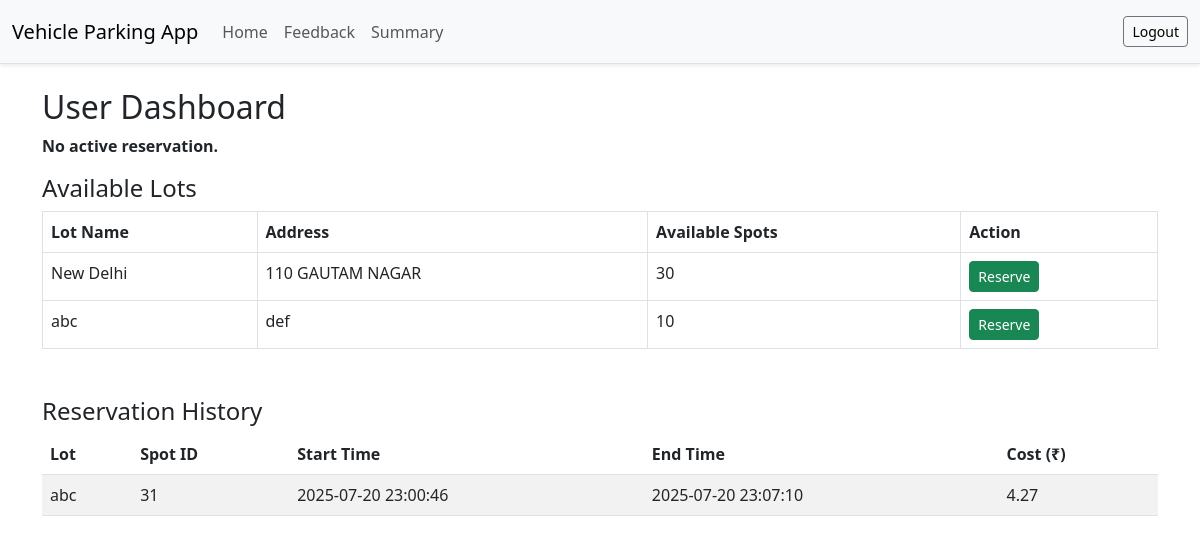
Page /user/dashboard (signed in) on the earlier database version.
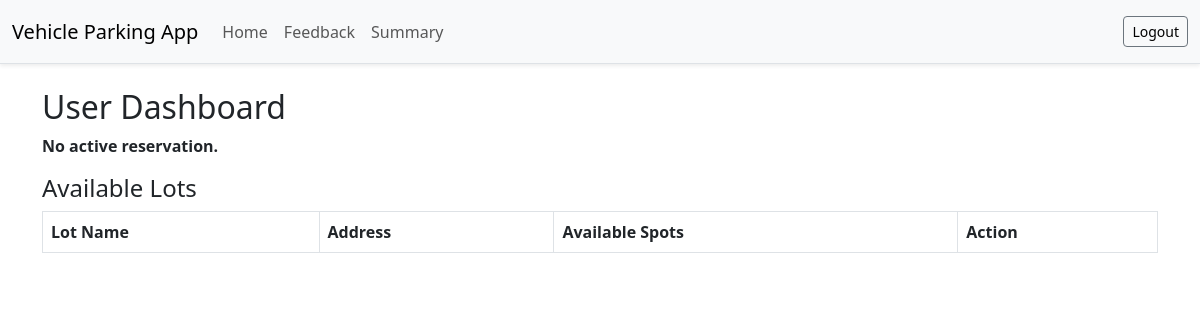
Same page on the later database version.
### models.py (models this page shows)
class ParkingLot(db.Model):
    id = db.Column(db.Integer, primary_key=True)
    name = db.Column(db.String(100), nullable=False)
    address = db.Column(db.String(200), nullable=False)
    pin_code = db.Column(db.String(10), nullable=False)
    price = db.Column(db.Float, nullable=False)
    max_spots = db.Column(db.Integer, nullable=False)
    spots = db.relationship('ParkingSpot', backref='lot', lazy=True)

class Reservation(db.Model):
    id = db.Column(db.Integer, primary_key=True)
    user_id = db.Column(db.Integer, db.ForeignKey('user.id'), nullable=False)
    spot_id = db.Column(db.Integer, db.ForeignKey('parking_spot.id'), nullable=False)
    parking_time = db.Column(db.DateTime, nullable=True)
    release_time = db.Column(db.DateTime, nullable=True)
    cost = db.Column(db.Float, nullable=True)
    vehicle_number = db.Column(db.String(20), nullable=False)
    rating = db.Column(db.Float, nullable=True)

class ParkingSpot(db.Model):
    id = db.Column(db.Integer, primary_key=True)
    lot_id = db.Column(db.Integer, db.ForeignKey('parking_lot.id'), nullable=False)
    status = db.Column(db.String(1), nullable=False, default='A')  # A = Available, O = Occupied
    reservations = db.relationship('Reservation', backref='spot', lazy=True)

### app.py (the view)
@app.route('/user/dashboard')
def user_dashboard():
    user_id = session.get('user')
    if not isinstance(user_id, int):
        return redirect(url_for('login'))
    lots = ParkingLot.query.all()
    active_res = Reservation.query.filter_by(user_id=user_id, release_time=None).first()
    history = Reservation.query.filter(Reservation.user_id == user_id, Reservation.release_time != None).all()
    return render_template('user_dashboard.html', lots=lots, active_res=active_res, history=history)

### templates/user_dashboard.html
{% extends "base.html" %}
{% block content %}
<h2>User Dashboard</h2>
{% if active_res %}
<div class="alert alert-info">
    <strong>Active Reservation:</strong><br>
    Lot: {{ active_res.spot.lot.name }}<br>
    Spot ID: {{ active_res.spot.id }}<br>
    Start Time: {{ active_res.parking_time.strftime('%Y-%m-%d %H:%M:%S') }}<br>
    <a href="{{ url_for('release_spot', reservation_id=active_res.id) }}" class="btn btn-danger mt-2">Release Spot</a>
</div>
{% else %}
<p><strong>No active reservation.</strong></p>
{% endif %}
<h4>Available Lots</h4>
<table class="table table-bordered">
    <thead>
        <tr>
            <th>Lot Name</th>
            <th>Address</th>
            <th>Available Spots</th>
            <th>Action</th>
        </tr>
    </thead>
    <tbody>
        {% for lot in lots %}
        <tr>
            <td>{{ lot.name }}</td>
            <td>{{ lot.address }}</td>
            <td>{{ lot.spots | selectattr('status', 'equalto', 'A') | list | length }}</td>
            <td>
                {% if not active_res and lot.spots | selectattr('status', 'equalto', 'A') | list | length > 0 %}
                <a href="{{ url_for('reserve_spot', lot_id=lot.id) }}" class="btn btn-success btn-sm">Reserve</a>
                {% else %}
                <button class="btn btn-secondary btn-sm" disabled>Unavailable</button>
                {% endif %}
            </td>
        </tr>
        {% endfor %}
    </tbody>
</table>
{% if history %}
<h4 class="mt-5">Reservation History</h4>
<table class="table table-striped">
    <thead>
        <tr>
            <th>Lot</th>
            <th>Spot ID</th>
            <th>Start Time</th>
            <th>End Time</th>
            <th>Cost (₹)</th>
        </tr>
    </thead>
    <tbody>
        {% for res in history %}
        <tr>
            <td>{{ res.spot.lot.name }}</td>
            <td>{{ res.spot.id }}</td>
            <td>{{ res.parking_time.strftime('%Y-%m-%d %H:%M:%S') }}</td>
            <td>{{ res.release_time.strftime('%Y-%m-%d %H:%M:%S') }}</td>
            <td>{{ res.cost }}</td>
        </tr>
        {% endfor %}
    </tbody>
</table>
{% endif %}
{% endblock %}

### templates/base.html (shortened to what this page needs)
<!DOCTYPE html>
<html lang="en">
<head>
    {% if page == 'login' %}
        <link rel="stylesheet" href="{{ url_for('static', filename='css/login.css') }}">
    {% elif page == 'register' %}
        <link rel="stylesheet" href="{{ url_for('static', filename='css/register.css') }}">
    {% else %}
        <link rel="stylesheet" href="{{ url_for('static', filename='css/styles.css') }}">
    {% endif %}
    <link href="https://cdn.jsdelivr.net/npm/bootstrap@5.3.0/dist/css/bootstrap.min.css" rel="stylesheet">
</head>
<body id="{{ page }}">
{% if page != 'login' and page != 'register' %}
<nav class="navbar navbar-expand-lg bg-body-tertiary mb-4 border-bottom shadow-sm">
  <div class="container-fluid">
    <a class="navbar-brand" href="#">Vehicle Parking App</a>
    <div class="collapse navbar-collapse" id="navbarText">
      <ul class="navbar-nav me-auto mb-2 mb-lg-0">
        {% if session.get('user') == 'admin' %}
          <li class="nav-item">
            <a class="nav-link" href="{{ url_for('admin_dashboard') }}">Home</a>
          </li>
          <li class="nav-item">
            <a class="nav-link" href="{{ url_for('admin_users') }}">Users</a>
          </li>
          <li class="nav-item">
            <a class="nav-link" href="{{ url_for('admin_search') }}">Search</a>
          </li>
          <li class="nav-item">
            <a class="nav-link" href="{{ url_for('admin_summary') }}">Summary</a>
          </li>
        {% elif session.get('user') %}
          <li class="nav-item">
            <a class="nav-link" href="{{ url_for('user_dashboard') }}">Home</a>
          </li>
          <li class="nav-item">
            <a class="nav-link" href="{{ url_for('user_feedback') }}">Feedback</a>
          </li>
          <li>
            <a class="nav-link" href="{{ url_for('user_summary') }}">Summary</a>
          </li>
        {% endif %}
      </ul>
      <span class="navbar-text">
        {% if session.get('user') %}
          <a href="{{ url_for('logout') }}" class="btn btn-outline-secondary btn-sm">Logout</a>
        {% else %}
          <a class="btn btn-outline-primary btn-sm me-2" href="{{ url_for('login') }}">Login</a>
          <a class="btn btn-outline-success btn-sm" href="{{ url_for('register') }}">Register</a>
        {% endif %}
      </span>
    </div>
  </div>
</nav>
{% endif %}
<div class="container">
    {% block content %}{% endblock %}
</div>
</body>
</html>

### static/css/styles.css (style rules this page uses)
body { background-color: #f8f9fa; }
h2 { margin-bottom: 20px; }

Differences in the rows shown:
removed ParkingLot: name "New Delhi", address "110 GAUTAM NAGAR", spots|selectattr "30"
removed ParkingLot: name "abc", address "def", spots|selectattr "10"
removed Reservation: spot.lot.name "abc", spot.id "31", parking_time "2025-07-20 23:00:46", release_time "2025-07-20 23:07:10", cost "4.27"
Other differences:
text no longer shown: "Reservation History Lot Spot ID Start Time End Time Cost (₹)"
